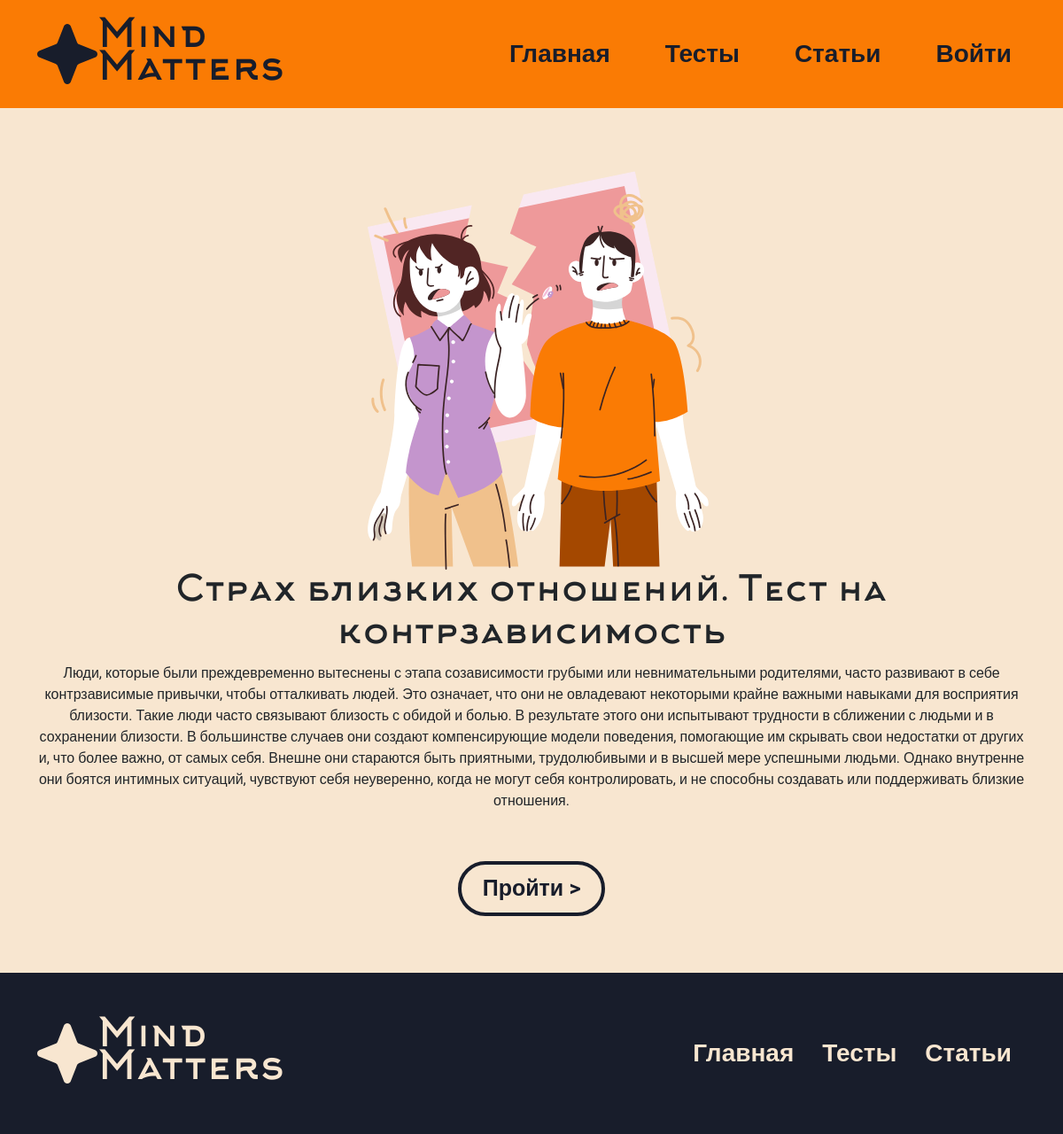
The app's page /test/2 with its own data.
### app/models.py (models this page shows, shortened)
class Tests(db.Model):
    id = db.Column(db.Integer,primary_key=True)
    title = db.Column(db.String(100))
    text = db.Column(db.Text)
    image_name = db.Column(db.String(100))
    category = db.Column(db.String(100))
    color = db.Column(db.String(100))

### app/views.py (the view)
@app.route('/test/<int:id>', methods=['GET', 'POST'])
def test(id):
    session['testing'] = 0
    test = Tests.query.get(id)
    questions = Question.query.filter_by(id_test=test.id).all()
    questions_id_list = []
    for el in questions:
        questions_id_list.append(el.id)
    session['testing_questions'] = questions_id_list
    return render_template("test.html",test=test)

### app/views.py (called while the page is built)
@app.context_processor
def inject_user():
    def get_user_name():
        if 'name' in session:
            return Users.query.filter_by(email=session['name']).first()
    return dict(active_user=get_user_name())

### app/templates/test.html (shortened to what this page needs)
{% extends 'base.html' %}
{% block main %}
<div class="start-test py-5">
    <div class="container d-flex flex-column align-items-center justify-content-center text-center">
        <img src="../static/img/upload/{{test.image_name}}" class="image-fluid" alt="">
        <h1>{{test.title}}</h1>
        {% autoescape false %}
        {{test.text}}
        {% endautoescape %}
        <a href="/testing/id{{test.id}}question{{session['testing_questions'][0]}}" class="standart-btn py-2 px-4 my-3">Пройти ></a>
    </div>
</div>
{% endblock %}

### app/static/css/style.css (style rules this page uses)
* { font-family: "Roboto", sans-serif; }
.standart-btn { font-family: "Roboto", sans-serif; font-weight: bold; border: #181D2B solid 4px; border-radius: 50px; font-size: 25px; color: #181D2B; text-decoration: none; font-weight: bold; }
.start-test { background-color: #F8E6D0; }
.start-test p { font-family: "Roboto", sans-serif; }
.start-test h1 { font-family: 'Arkhip'; }

### records on screen
Tests: image_name (picture), title "Страх близких отношений. Тест на контрзависимость", text "Люди, которые были преждевременно вытеснены с этапа созависимости грубыми или невнимательными родителями, часто развивают в себе контрзависимые привычки, чтобы отталкивать людей. Это означает, что они не овладевают некоторыми крайне важными навыками для восприятия близости. Такие люди часто связывают близость с обидой и болью. В результате этого они испытывают трудности в сближении с людьми и в сохранении близости. В большинстве случаев они создают компенсирующие модели поведения, помогающие им скрывать свои недостатки от других и, что более важно, от самых себя. Внешне они стараются быть приятными, трудолюбивыми и в высшей мере успешными людьми. Однако внутренне они боятся интимных…"
